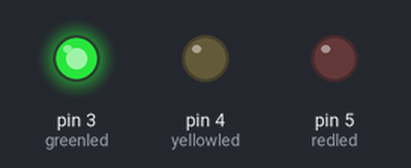
The sketch below on a simulated Arduino Uno, built with avr-gcc and run on an emulated ATmega328P. On the bench: output pins drawn as LEDs (lit = HIGH).

Above: at 2.5 s.
At 6.2 s:
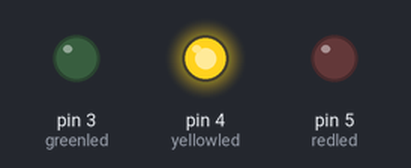
At 7.7 s:
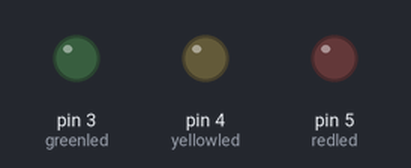
At 10.5 s:
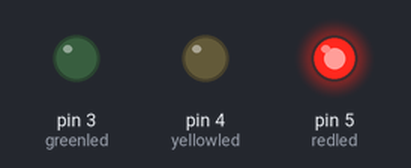
Timing chart, 0 to 16.9 s (numbered marks = the images above):
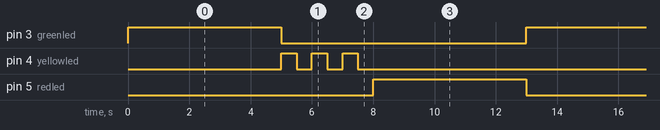

The sketch:

Project_04_Traffic_Lights.ino
```cpp
//*********************************************************************************
/*
 * 名称   : Traffic_Lights
 * 功能   : 模拟交通灯
 * 作者   : http://www.keyes-robot.com/
*/
int redled = 5;  // 红色LED连接到数字管脚D5.
int yellowled = 4;  // 黄色LED连接到数字管脚D4.
int greenled = 3;  // 绿色LED连接数字管脚D3.

void setup() {
  pinMode(redled, OUTPUT);  // 将红色LED引脚设置为输出模式
  pinMode(yellowled, OUTPUT);  // 将黄色LED引脚设置为输出模式
  pinMode(greenled, OUTPUT);  // 将绿色LED的引脚设置为输出模式
}

void loop(){
  digitalWrite(greenled, HIGH); // 点亮绿色LED
  delay(5000); // 延时5秒
  digitalWrite(greenled, LOW); // 熄灭绿色LED
  for(int i=0;i<3;i++){// 闪烁3次
    digitalWrite(yellowled, HIGH); //点亮黄色LED
    delay(500); // 延时0.5秒
    digitalWrite(yellowled, LOW); // 熄灭黄色LED
    delay(500); // 延时0.5秒
  }
  digitalWrite(redled, HIGH); // 点亮红色LED
  delay(5000); // 延时5秒
  digitalWrite(redled, LOW); // 熄灭红色LED
}
//*********************************************************************************
```

Measured:
- by itself, pin 3 (greenled), pin 5 (redled): alternates HIGH for 5.0 s and LOW for 8.0 s
- by itself, pin 4 (yellowled): repeats every 13.0 s: 2 × (LOW 0.50 s, HIGH 0.50 s), LOW 10.5 s, HIGH 0.50 s
- by itself, everything shown: repeats every 13.0 s, in 9 steps
